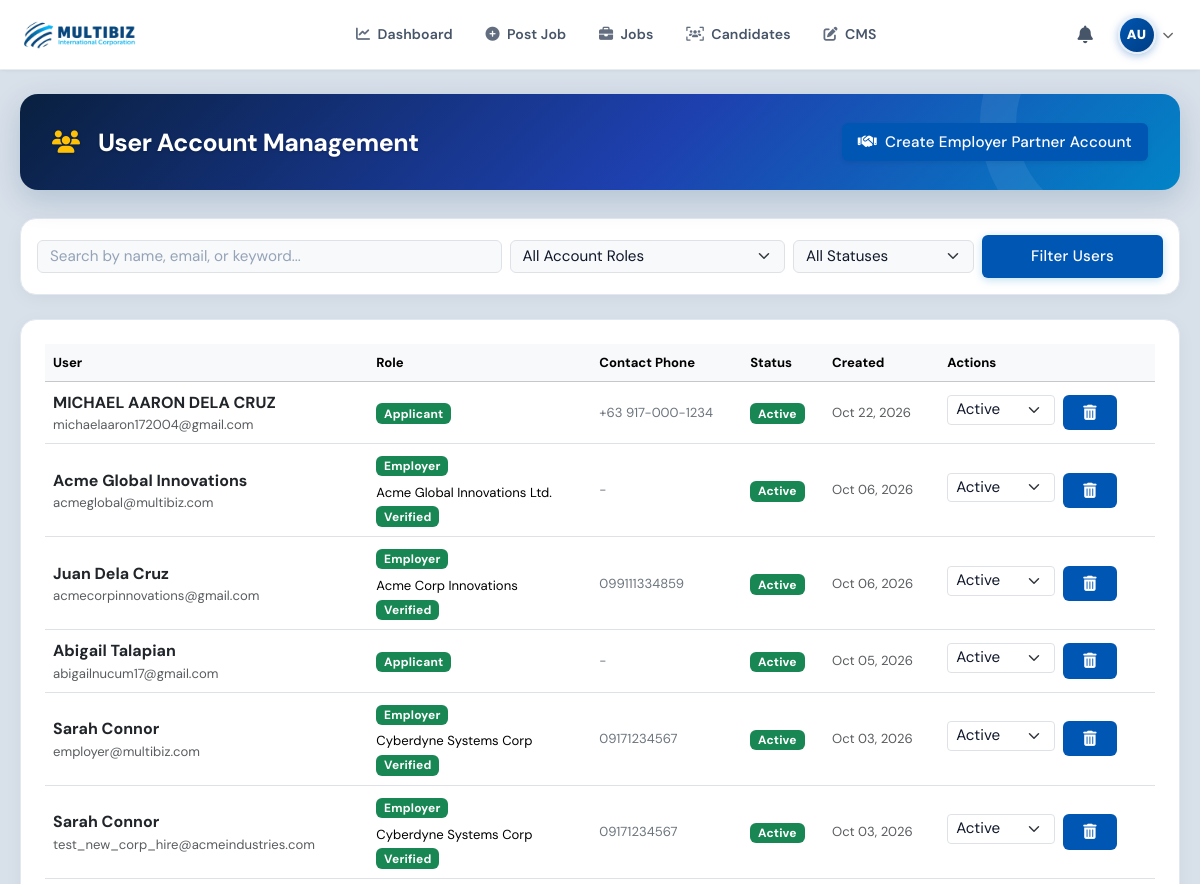
Before: /admin/users.php (signed in, upper part) with the older database file.
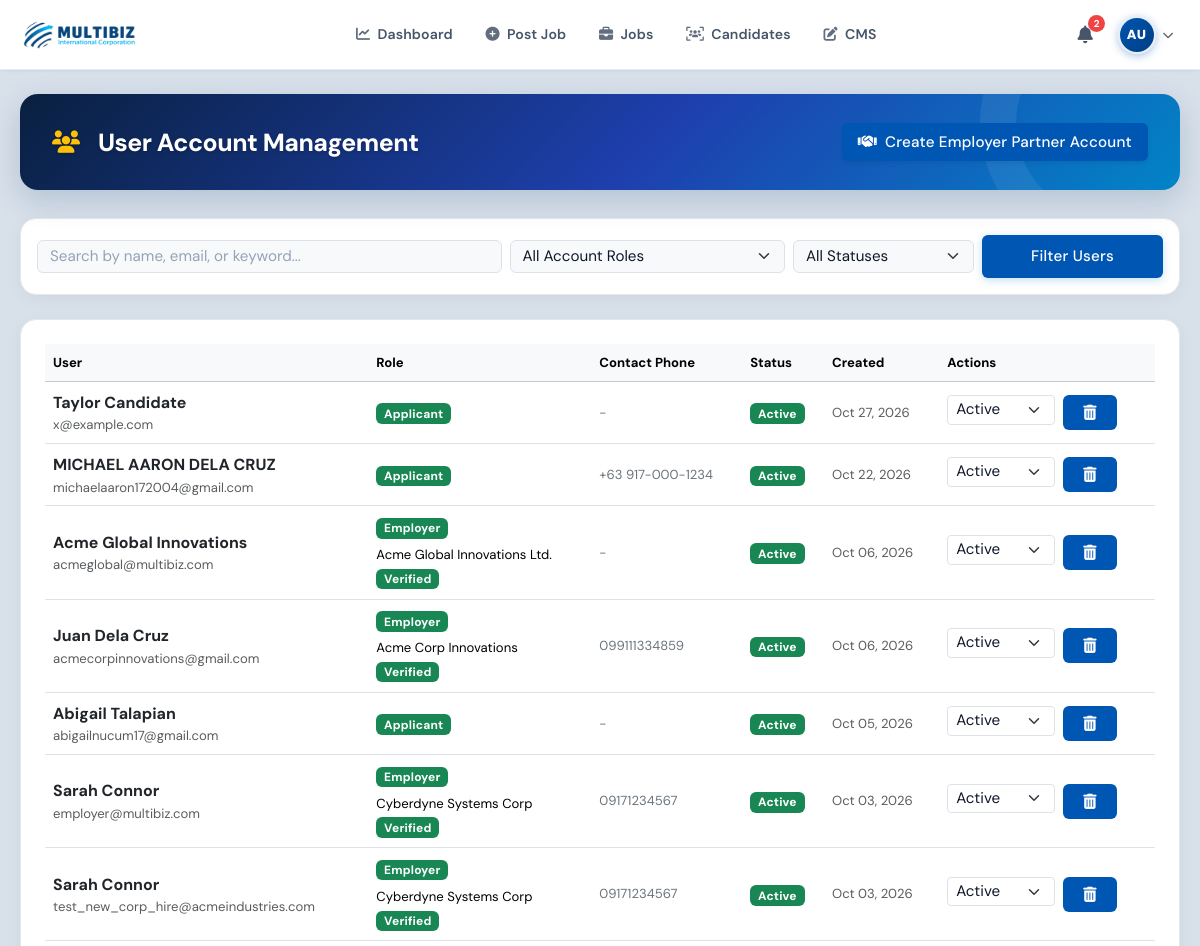
After: the same page with the newer database file.
### app/models.py (models this page shows, shortened)
class User(models.Model):
    ROLE_CHOICES = [
        ('applicant', 'Applicant'),
        ('employer', 'Employer'),
        ('admin', 'Admin'),
    ]
    STATUS_CHOICES = [
        ('active', 'Active'),
        ('inactive', 'Inactive'),
        ('suspended', 'Suspended'),
    ]
    user_id = models.AutoField(primary_key=True)
    email = models.CharField(max_length=255, unique=True)
    password = models.CharField(max_length=255)
    role = models.CharField(max_length=20, choices=ROLE_CHOICES)
    first_name = models.CharField(max_length=100, null=True, blank=True)
    last_name = models.CharField(max_length=100, null=True, blank=True)
    phone = models.CharField(max_length=20, null=True, blank=True)
    status = models.CharField(max_length=20, choices=STATUS_CHOICES, default='active')
    created_by_admin = models.BooleanField(default=False)
    created_at = models.DateTimeField(default=timezone.now)
    updated_at = models.DateTimeField(auto_now=True)
    class Meta:
        db_table = 'users'
        verbose_name = 'User'
        verbose_name_plural = 'Users'
        indexes = [
            models.Index(fields=['role'],       name='user_role_idx'),
            models.Index(fields=['created_at'], name='user_created_idx'),
            models.Index(fields=['status'],     name='user_status_idx'),
        ]
    @property
    def full_name(self):
        return f"{self.first_name or ''} {self.last_name or ''}".strip()

class Employer(models.Model):
    VERIFICATION_STATUS_CHOICES = [
        ('pending', 'Pending Verification'),
        ('verified', 'Verified'),
        ('rejected', 'Verification Rejected'),
    ]
    employer_id = models.AutoField(primary_key=True)
    user = models.ForeignKey(User, on_delete=models.CASCADE, db_column='user_id', related_name='employer_profile')
    company_name = models.CharField(max_length=255, null=True, blank=True)
    company_logo = models.CharField(max_length=500, null=True, blank=True)
    company_address = models.TextField(null=True, blank=True)
    company_website = models.CharField(max_length=255, null=True, blank=True)
    industry = models.CharField(max_length=100, null=True, blank=True)
    company_size = models.CharField(max_length=50, null=True, blank=True)
    verification_status = models.CharField(
        max_length=20,
        choices=VERIFICATION_STATUS_CHOICES,
        default='verified',
    )
    verification_notes = models.TextField(null=True, blank=True)
    verified_at = models.DateTimeField(null=True, blank=True)
    verified_by = models.ForeignKey(
        User,
        on_delete=models.SET_NULL,
        null=True,
        blank=True,
        related_name='verified_employers',
    )
    class Meta:
        db_table = 'employers'

### app/views/views_admin.py (the view, shortened to what this page needs)
# urls.py: re_path(r'^(?:frontend/)?admin/users\.php$', views_admin.users_view),
@require_role('admin')
def users_view(request):
    admin_id = getCurrentUserId(request)
    search = (request.GET.get('q') or request.GET.get('search') or '').strip()
    role_filter = request.GET.get('role', '').strip()
    status_filter = request.GET.get('status', '').strip()
    success_msg = None
    error_msg = None
    users_qs = User.objects.prefetch_related('employer_profile').order_by('-created_at')
    if role_filter:
        users_qs = users_qs.filter(role=role_filter)
    if status_filter:
        users_qs = users_qs.filter(status=status_filter)
    context = {
        'page_title': 'User Management - MultiBiz',
        'current_page': 'users.php',
        'admin_user': getCurrentUser(request),
        'users': users_qs,
        'pending_employer_verifications': Employer.objects.filter(
            verification_status='pending',
        ).count(),
        'search': search,
        'query': search,
        'q': search,
        'role_filter': role_filter,
        'status_filter': status_filter,
        'success_msg': success_msg,
        'error_msg': error_msg,
    }
    return render(request, 'admin/users.html', context)

### app/auth_utils.py (called while the page is built)
def isLoggedIn(request) -> bool:
    return bool(request.session.get('user_id'))

def getUserRole(request) -> str:
    role = request.session.get('role')
    return str(role).lower().strip() if role else ''

def hasRole(request, role: str) -> bool:
    return isLoggedIn(request) and getUserRole(request) == str(role).lower().strip()

def getCurrentUserId(request):
    return request.session.get('user_id')

def getCurrentUser(request):
    user_id = getCurrentUserId(request)
    validated_user = getattr(request, 'validated_session_user', None)
    if validated_user and str(validated_user.pk) == str(user_id):
        return validated_user
    from app.models import User
    return get_object_or_404(User, pk=user_id)

### app/request_utils.py (called while the page is built)
def is_public_page_view(view_func):
    return (
        getattr(view_func, '__module__', '') == 'app.views.views_public'
        and getattr(view_func, '__name__', '') in PUBLIC_PAGE_VIEW_NAMES
    )

### templates/admin/users.html (shortened to what the changed rows need)
{% extends 'base.html' %}
{% load static %}
{% block content %}
<div class="container py-4">
    <div class="custom-card p-4 bg-white border-0 shadow-sm rounded-4">
        <div class="table-responsive">
            <table class="table align-middle table-hover mb-0">
                <thead class="table-light small">
                    <tr>
                        <th>User</th>
                        <th>Role</th>
                        <th>Contact Phone</th>
                        <th>Status</th>
                        <th>Created</th>
                        <th>Actions</th>
                    </tr>
                </thead>
                <tbody>
                    {% for u in users %}
                        <tr>
                            <td>
                                <div class="fw-bold text-dark">{{ u.full_name }}</div>
                                <div class="text-muted small">{{ u.email }}</div>
                            </td>
                            <td>
                                <span class="badge {% if u.role == 'admin' %}bg-danger{% else %}bg-success{% endif %} text-capitalize">
                                    {{ u.role }}
                                </span>
                                {% if u.role == 'employer' %}
                                    {% with employer=u.employer_profile.all|first %}
                                        {% if employer %}
                                            <div class="small mt-1">{{ employer.company_name }}</div>
                                            <span class="badge {% if employer.verification_status == 'verified' %}bg-success{% elif employer.verification_status == 'rejected' %}bg-danger{% else %}bg-warning text-dark{% endif %}">{{ employer.verification_status|title }}</span>
                                        {% endif %}
                                    {% endwith %}
                                {% endif %}
                            </td>
                            <td class="small text-secondary">{{ u.phone|default:"-" }}</td>
                            <td>
                                <span class="badge {% if u.status == 'active' %}bg-success{% elif u.status == 'inactive' %}bg-warning text-dark{% else %}bg-danger{% endif %} text-capitalize">
                                    {{ u.status }}
                                </span>
                            </td>
                            <td class="text-muted small">{{ u.created_at|date:"M d, Y" }}</td>
                            <td>
                                <div class="d-flex gap-2">
                                    <form method="POST" action="{% url 'admin_users' %}" class="d-inline">
                                        <select name="status" class="form-select form-select-sm" onchange="this.form.submit()">
                                            <option value="active" {% if u.status == 'active' %}selected{% endif %}>Active</option>
                                        </select>
                                    </form>
                                    {% if u.user_id != admin_user.user_id %}
                                        <form method="POST" action="{% url 'admin_users' %}" class="d-inline" onsubmit="return confirm('Permanently delete account for {{ u.email }}?');">
                                            <button type="submit" class="btn btn-sm btn-outline-danger" title="Delete Account">
                                                <i class="fa-solid fa-trash-can"></i>
                                            </button>
                                        </form>
                                    {% endif %}
                                </div>
                            </td>
                        </tr>
                    {% empty %}
                        <tr><td colspan="6" class="text-center py-4 text-muted small">No users found.</td></tr>
                    {% endfor %}
                </tbody>
            </table>
        </div>
    </div>
</div>
{% endblock %}

Changed rows visible on the page:
added User: full_name "Taylor Candidate", email "x@example.com", role "Applicant", phone "-", status "Active", created_at "Oct 27, 2026"
Other visible differences:
{{ unread_notification_count }}: (not shown) → "2"
